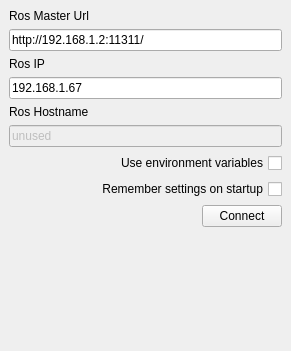
<?xml version="1.0" encoding="UTF-8"?>
<ui version="4.0">
 <class>RosDock</class>
 <widget class="QDockWidget" name="RosDock">
  <property name="geometry">
   <rect>
    <x>0</x>
    <y>0</y>
    <width>291</width>
    <height>351</height>
   </rect>
  </property>
  <property name="font">
   <font>
    <pointsize>9</pointsize>
    <weight>50</weight>
    <bold>false</bold>
   </font>
  </property>
  <property name="features">
   <set>QDockWidget::DockWidgetClosable|QDockWidget::DockWidgetMovable</set>
  </property>
  <property name="allowedAreas">
   <set>Qt::AllDockWidgetAreas</set>
  </property>
  <property name="windowTitle">
   <string>Ros Settings</string>
  </property>
  <widget class="QWidget" name="dockWidgetContents">
   <layout class="QGridLayout" name="gridLayout">
    <item row="7" column="0" colspan="2">
     <widget class="QLineEdit" name="line_edit_host">
      <property name="text">
       <string>192.168.1.67</string>
      </property>
     </widget>
    </item>
    <item row="12" column="0" colspan="2">
     <widget class="QCheckBox" name="checkbox_remember_settings">
      <property name="layoutDirection">
       <enum>Qt::RightToLeft</enum>
      </property>
      <property name="text">
       <string>Remember settings on startup</string>
      </property>
     </widget>
    </item>
    <item row="6" column="0">
     <widget class="QLabel" name="label_2">
      <property name="frameShape">
       <enum>QFrame::NoFrame</enum>
      </property>
      <property name="frameShadow">
       <enum>QFrame::Raised</enum>
      </property>
      <property name="text">
       <string>Ros IP</string>
      </property>
     </widget>
    </item>
    <item row="10" column="0" colspan="2">
     <widget class="QLineEdit" name="line_edit_topic">
      <property name="enabled">
       <bool>false</bool>
      </property>
      <property name="text">
       <string>unused</string>
      </property>
     </widget>
    </item>
    <item row="13" column="1">
     <widget class="QPushButton" name="button_connect">
      <property name="text">
       <string>Connect</string>
      </property>
     </widget>
    </item>
    <item row="13" column="0">
     <spacer name="horizontalSpacer_2">
      <property name="orientation">
       <enum>Qt::Horizontal</enum>
      </property>
      <property name="sizeHint" stdset="0">
       <size>
        <width>40</width>
        <height>20</height>
       </size>
      </property>
     </spacer>
    </item>
    <item row="2" column="0">
     <widget class="QLabel" name="label">
      <property name="frameShape">
       <enum>QFrame::NoFrame</enum>
      </property>
      <property name="frameShadow">
       <enum>QFrame::Raised</enum>
      </property>
      <property name="text">
       <string>Ros Master Url</string>
      </property>
     </widget>
    </item>
    <item row="14" column="0">
     <spacer name="verticalSpacer_3">
      <property name="orientation">
       <enum>Qt::Vertical</enum>
      </property>
      <property name="sizeHint" stdset="0">
       <size>
        <width>20</width>
        <height>233</height>
       </size>
      </property>
     </spacer>
    </item>
    <item row="3" column="0" colspan="2">
     <widget class="QLineEdit" name="line_edit_master">
      <property name="text">
       <string>http://192.168.1.2:11311/</string>
      </property>
     </widget>
    </item>
    <item row="8" column="0">
     <widget class="QLabel" name="label_3">
      <property name="frameShape">
       <enum>QFrame::NoFrame</enum>
      </property>
      <property name="frameShadow">
       <enum>QFrame::Raised</enum>
      </property>
      <property name="text">
       <string>Ros Hostname</string>
      </property>
     </widget>
    </item>
    <item row="11" column="0" colspan="2">
     <widget class="QCheckBox" name="checkbox_use_environment">
      <property name="layoutDirection">
       <enum>Qt::RightToLeft</enum>
      </property>
      <property name="text">
       <string>Use environment variables</string>
      </property>
     </widget>
    </item>
   </layout>
  </widget>
 </widget>
 <resources/>
 <connections/>
</ui>
